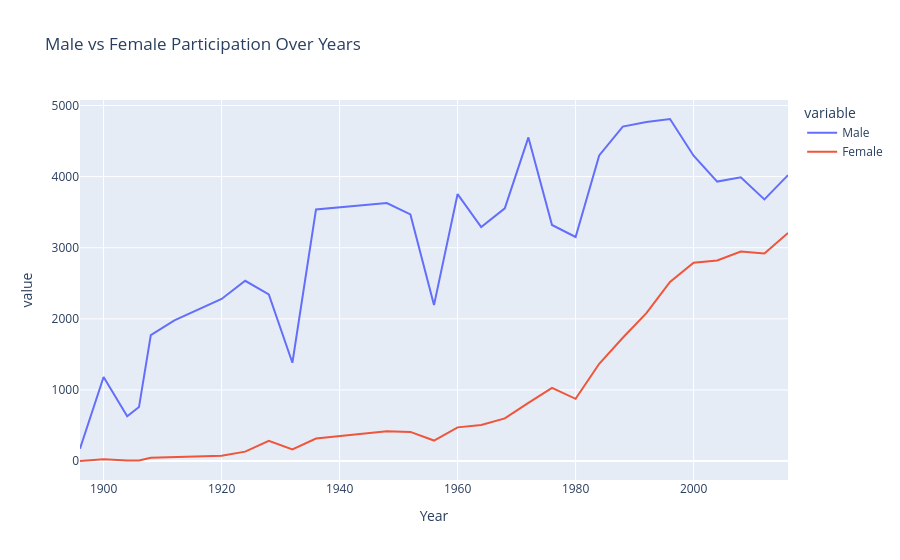

The code cell stored with this chart in its notebook:
### Markdown cell above
### Gender participation overtime

### Code cell
final = helper.men_vs_women(df)

px.line(final,
        x="Year",
        y=["Male","Female"],
        title="Male vs Female Participation Over Years")

### Figure 1 — Plotly figure (JSON) as saved in the notebook; plotly's stock layout.template omitted (floating-point values rounded to 4 significant figures)
{"data": [{"hovertemplate": "variable=Male<br>Year=%{x}<br>value=%{y}<extra></extra>", "legendgroup": "Male", "line": {"color": "#636efa", "dash": "solid"}, "marker": {"symbol": "circle"}, "mode": "lines", "name": "Male", "orientation": "v", "showlegend": true, "type": "scatter", "x": [1896, 1900, 1904, 1906, 1908, 1912, 1920, 1924, 1928, 1932, 1936, 1948, 1952, 1956, 1960, 1964, 1968, 1972, 1976, 1980, 1984, 1988, 1992, 1996, 2000, 2004, 2008, 2012, 2016], "xaxis": "x", "y": [174, 1181, 629, 759, 1772, 1978, 2280, 2535, 2342, 1382, 3539, 3629, 3468, 2193, 3755, 3290, 3555, 4552, 3320, 3151, 4299, 4704, 4769, 4811, 4294, 3931, 3990, 3679, 4022], "yaxis": "y"}, {"hovertemplate": "variable=Female<br>Year=%{x}<br>value=%{y}<extra></extra>", "legendgroup": "Female", "line": {"color": "#EF553B", "dash": "solid"}, "marker": {"symbol": "circle"}, "mode": "lines", "name": "Female", "orientation": "v", "showlegend": true, "type": "scatter", "x": [1896, 1900, 1904, 1906, 1908, 1912, 1920, 1924, 1928, 1932, 1936, 1948, 1952, 1956, 1960, 1964, 1968, 1972, 1976, 1980, 1984, 1988, 1992, 1996, 2000, 2004, 2008, 2012, 2016], "xaxis": "x", "y": [0, 23, 6, 6, 44, 53, 73, 132, 285, 162, 316, 420, 409, 288, 473, 507, 599, 818, 1028, 875, 1368, 1734, 2080, 2518, 2790, 2820, 2947, 2919, 3209], "yaxis": "y"}], "layout": {"legend": {"title": {"text": "variable"}, "tracegroupgap": 0}, "title": {"text": "Male vs Female Participation Over Years"}, "xaxis": {"anchor": "y", "domain": [0, 1], "title": {"text": "Year"}}, "yaxis": {"anchor": "x", "domain": [0, 1], "title": {"text": "value"}}}}
